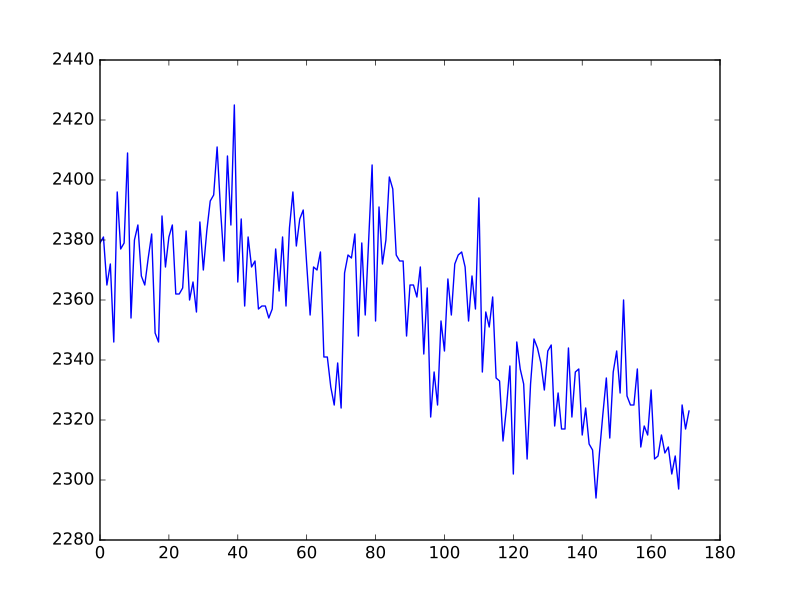

The script that drew this image:
#- Get the values for (i, j, k) = (45, 43, 14) and every volume.
#- Plot the values (voxel time course).
voxel_values = data_no_0[45, 43, 14, :]
plt.plot(voxel_values)
# [...]
